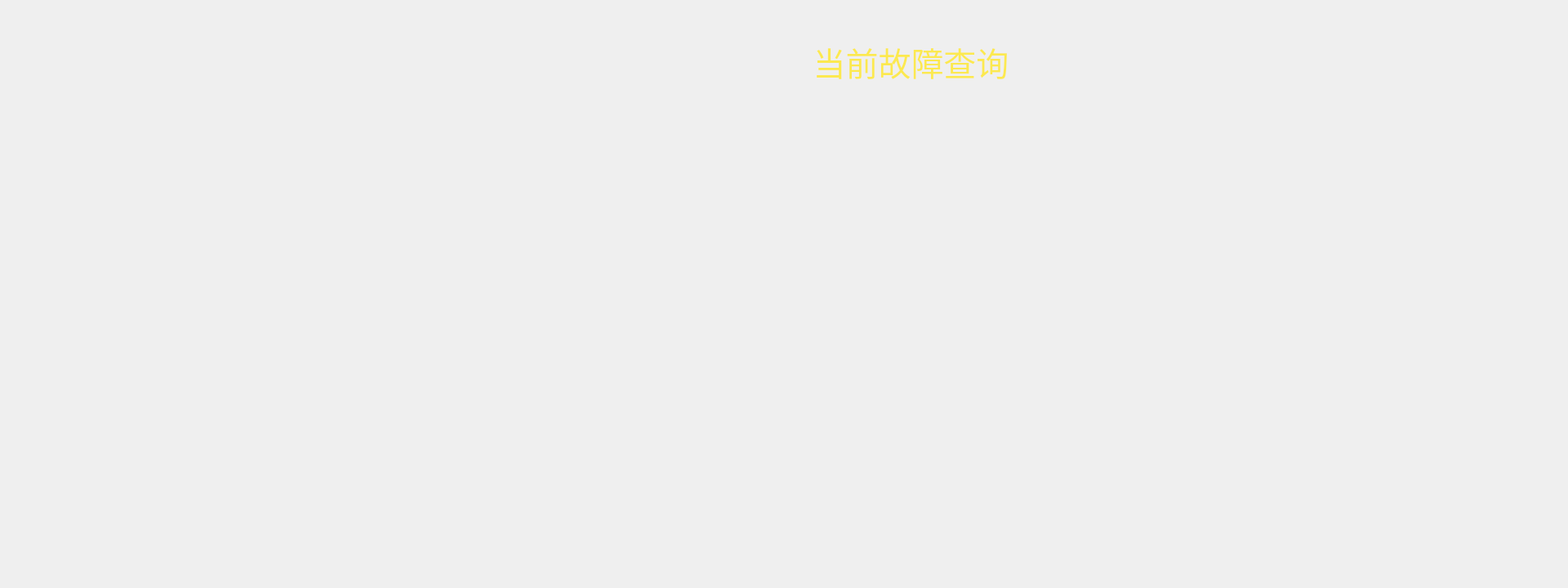
<?xml version="1.0" encoding="UTF-8"?>
<ui version="4.0">
 <class>FORM_CurrentErrorQuery</class>
 <widget class="QWidget" name="FORM_CurrentErrorQuery">
  <property name="geometry">
   <rect>
    <x>0</x>
    <y>0</y>
    <width>1920</width>
    <height>720</height>
   </rect>
  </property>
  <property name="windowTitle">
   <string>Form</string>
  </property>
  <property name="styleSheet">
   <string notr="true">QTableView{
	color: rgb(196, 160, 0);
	font: 17pt &quot;WenQuanYi Zen Hei&quot;;
	background-color: transparent;
	gridline-color:rgba(73,153,216,200);
	selection-background-color:rgb(170,255,255);
	selection-color:rgb(255,0,0);
}
</string>
  </property>
  <widget class="wika_tableView" name="tableView">
   <property name="geometry">
    <rect>
     <x>670</x>
     <y>130</y>
     <width>1000</width>
     <height>500</height>
    </rect>
   </property>
   <property name="styleSheet">
    <string notr="true">QHeaderView::section:first{
	color:rgb(73,153,216);
	background-color:qlineargradient(spread:pad, x1:1, y1:1, x2:0, y2:0, stop:0 rgba(0,103,185, 255), stop:1 rgba(0,0,0, 255));
   height:30px;
	font: bold 17pt &quot;WenQuanYi Zen Hei&quot;; 
   border:1px solid rgba(73,153,216,200);
}

QHeaderView::section:middle{
	color:rgb(73,153,216);
	background-color:qlineargradient(spread:pad, x1:1, y1:1, x2:0, y2:0, stop:0 rgba(0,103,185, 255), stop:1 rgba(0,0,0, 255));
   height:30px;
	font: bold 17pt &quot;WenQuanYi Zen Hei&quot;; 
   border:1px solid rgba(73,153,216,200);
}

QHeaderView::section:last{
	color:rgb(73,153,216);
	background-color:qlineargradient(spread:pad, x1:1, y1:1, x2:0, y2:0, stop:0 rgba(0,103,185, 255), stop:1 rgba(0,0,0, 255));
   height:30px;
	font: bold 17pt &quot;WenQuanYi Zen Hei&quot;; 
   border:1px solid rgba(73,153,216,200);
}

QHeaderView::section:checked{
	background-color:red;
}

QTableView::item{
    min-height: 30px;
}
</string>
   </property>
  </widget>
  <widget class="QLabel" name="label_2">
   <property name="geometry">
    <rect>
     <x>930</x>
     <y>50</y>
     <width>371</width>
     <height>51</height>
    </rect>
   </property>
   <property name="font">
    <font>
     <family>TakaoPGothic</family>
     <pointsize>30</pointsize>
     <weight>50</weight>
     <italic>false</italic>
     <bold>false</bold>
    </font>
   </property>
   <property name="styleSheet">
    <string notr="true">color: rgb(252, 233, 79);
font: 30pt &quot;TakaoPGothic&quot;;</string>
   </property>
   <property name="text">
    <string>当前故障查询</string>
   </property>
   <property name="alignment">
    <set>Qt::AlignCenter</set>
   </property>
  </widget>
  <widget class="QLabel" name="label_3">
   <property name="geometry">
    <rect>
     <x>1290</x>
     <y>50</y>
     <width>81</width>
     <height>51</height>
    </rect>
   </property>
   <property name="font">
    <font>
     <family>TakaoPGothic</family>
     <pointsize>30</pointsize>
     <weight>50</weight>
     <italic>false</italic>
     <bold>false</bold>
    </font>
   </property>
   <property name="styleSheet">
    <string notr="true"/>
   </property>
   <property name="text">
    <string/>
   </property>
   <property name="pixmap">
    <pixmap resource="resources.qrc">:/ico_260/907.png</pixmap>
   </property>
   <property name="scaledContents">
    <bool>false</bool>
   </property>
   <property name="alignment">
    <set>Qt::AlignCenter</set>
   </property>
  </widget>
 </widget>
 <customwidgets>
  <customwidget>
   <class>wika_tableView</class>
   <extends>QTableView</extends>
   <header>wika_tableView.h</header>
  </customwidget>
 </customwidgets>
 <resources>
  <include location="resources.qrc"/>
 </resources>
 <connections/>
</ui>
